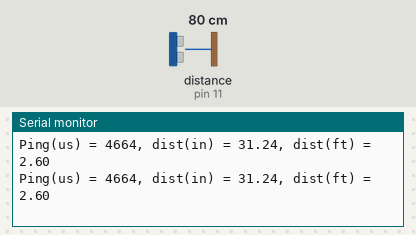
Bench run of a sketch on a simulated Arduino Uno, built with avr-gcc and run on an emulated ATmega328P. On the bench: the last lines printed to the serial monitor. The test bench sets the inputs (shaded band); at power-on: distance to the obstacle (sensor on pin 11) 80 cm. The echo pulse lasts 58.3 µs per cm.

Above: at 1.2 s.
1.3 s: distance to the obstacle (sensor on pin 11) set to 60 cm
At 1.69 s:
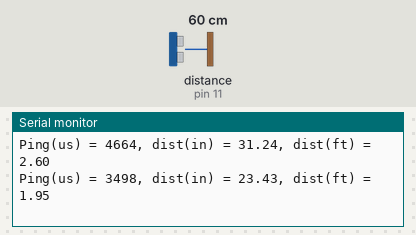
4.3 s: distance to the obstacle (sensor on pin 11) set to 2 cm
At 4.44 s:
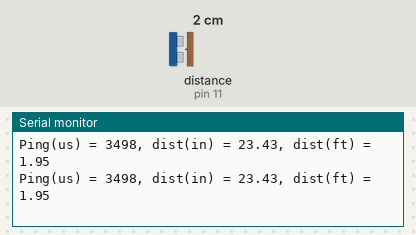
Timing chart, 0 to 7.3 s (numbered marks = the images above; inputs shaded):
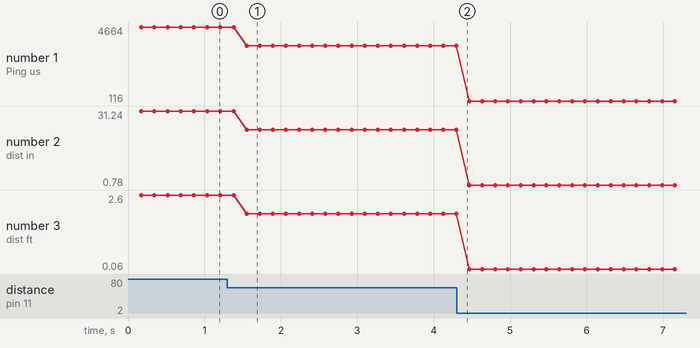

The sketch:

NewPingExample_Gabe_START_HERE.ino
```cpp
// ---------------------------------------------------------------------------
// Example NewPing library sketch that does a ping about 20 times per second.
// ---------------------------------------------------------------------------

//tested by Gabriel Staples on 10 June 2014

#include <NewPing.h> //GS: this is for the ultrasonic rangefinder; note: this library uses the ATmega328 Timer2, thereby disabling Arduino PWM outputs on Pins 3 & 11 when NewPing is in use

#define TRIGGER_PIN  12  // Arduino pin tied to trigger pin on the ultrasonic sensor.
#define ECHO_PIN     11  // Arduino pin tied to echo pin on the ultrasonic sensor.
#define MAX_DISTANCE 500 // Maximum distance we want to ping for (in centimeters). Maximum sensor distance is rated at 400-500cm.

//Global variables or constants
const float MICROSECONDS_PER_INCH = 74.6422; //us per inch; sound traveling through air at sea level ~GS

NewPing sonar(TRIGGER_PIN, ECHO_PIN, MAX_DISTANCE); // NewPing setup of pins and maximum distance.

void setup()
{
  Serial.begin(115200); // Open serial monitor at 115200 baud to see ping results.
}

void loop()
{
  delay(50); // Wait 50ms between pings (about 20 pings/sec). 29ms should be the shortest delay between pings.

//  unsigned int t_ping = sonar.ping(); //us; ping time; note: 0 means the distance is outside of set distance range (MAX_DISTANCE)
  unsigned int t_ping = sonar.ping_median(5); //us; the *median* ping time after conducting __ # of pings; this is the application of a basic non-linear median filter!
  float dist_in = t_ping/MICROSECONDS_PER_INCH/2.0; //in; distance; divide by 2 since the ultrasonic wave must travel there AND back, which is 2x the distance you are measuring
  float dist_ft = dist_in/12.0; //ft; distance

  Serial.print("Ping(us) = "); Serial.print(t_ping); Serial.print(", dist(in) = "); Serial.print(dist_in); Serial.print(", dist(ft) = "); Serial.println(dist_ft);

}
```

Measured:
- after the input at 1.3 s, the serial monitor: prints a new line after 0.25 s (image 1)
- plotted number 1: 4664 → 3498 after the input at 1.3 s, 3498 → 116 after the input at 4.3 s
- plotted number 2: 31.24 → 23.43 after the input at 1.3 s, 23.43 → 0.78 after the input at 4.3 s
- plotted number 3: 2.6 → 1.95 after the input at 1.3 s, 1.95 → 0.06 after the input at 4.3 s
